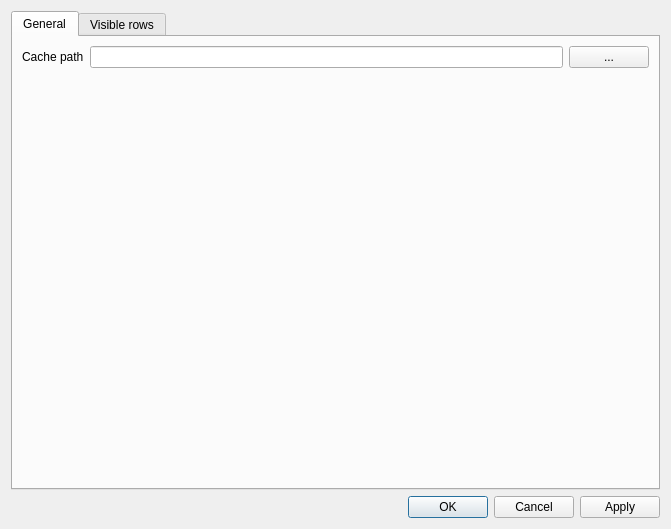
<?xml version="1.0" encoding="UTF-8"?>
<ui version="4.0">
 <class>Preferences</class>
 <widget class="QDialog" name="Preferences">
  <property name="geometry">
   <rect>
    <x>0</x>
    <y>0</y>
    <width>671</width>
    <height>529</height>
   </rect>
  </property>
  <property name="windowTitle">
   <string>Preferences</string>
  </property>
  <property name="modal">
   <bool>true</bool>
  </property>
  <layout class="QGridLayout" name="gridLayout">
   <item row="0" column="0">
    <widget class="QTabWidget" name="tabWidget">
     <property name="currentIndex">
      <number>0</number>
     </property>
     <widget class="QWidget" name="tabGeneral">
      <attribute name="title">
       <string>General</string>
      </attribute>
      <layout class="QGridLayout" name="gridLayout_2">
       <item row="0" column="1">
        <widget class="QLineEdit" name="txtCachePath">
         <property name="enabled">
          <bool>true</bool>
         </property>
        </widget>
       </item>
       <item row="1" column="0" colspan="3">
        <spacer name="verticalSpacer">
         <property name="orientation">
          <enum>Qt::Vertical</enum>
         </property>
         <property name="sizeHint" stdset="0">
          <size>
           <width>20</width>
           <height>40</height>
          </size>
         </property>
        </spacer>
       </item>
       <item row="0" column="0">
        <widget class="QLabel" name="lblCachePath">
         <property name="text">
          <string>Cache path</string>
         </property>
        </widget>
       </item>
       <item row="0" column="2">
        <widget class="QPushButton" name="btnCachePath">
         <property name="text">
          <string>...</string>
         </property>
        </widget>
       </item>
      </layout>
     </widget>
     <widget class="QWidget" name="tabVisibleRows">
      <attribute name="title">
       <string>Visible rows</string>
      </attribute>
      <layout class="QGridLayout" name="gridLayout_3">
       <item row="1" column="0">
        <widget class="QListWidget" name="lstSearchItems">
         <property name="selectionMode">
          <enum>QAbstractItemView::MultiSelection</enum>
         </property>
        </widget>
       </item>
       <item row="1" column="2">
        <widget class="QListWidget" name="lstPlaylistItems">
         <property name="selectionMode">
          <enum>QAbstractItemView::MultiSelection</enum>
         </property>
        </widget>
       </item>
       <item row="0" column="0">
        <widget class="QLabel" name="lblSearchItems">
         <property name="text">
          <string>Search results</string>
         </property>
         <property name="alignment">
          <set>Qt::AlignCenter</set>
         </property>
        </widget>
       </item>
       <item row="0" column="2">
        <widget class="QLabel" name="lblPlaylistItems">
         <property name="text">
          <string>Playlist</string>
         </property>
         <property name="alignment">
          <set>Qt::AlignCenter</set>
         </property>
        </widget>
       </item>
      </layout>
     </widget>
    </widget>
   </item>
   <item row="1" column="0">
    <layout class="QGridLayout" name="grpButtons">
     <item row="0" column="0">
      <widget class="QDialogButtonBox" name="buttonBox">
       <property name="standardButtons">
        <set>QDialogButtonBox::Apply|QDialogButtonBox::Cancel|QDialogButtonBox::Ok</set>
       </property>
      </widget>
     </item>
    </layout>
   </item>
  </layout>
 </widget>
 <resources/>
 <connections>
  <connection>
   <sender>buttonBox</sender>
   <signal>clicked(QAbstractButton*)</signal>
   <receiver>Preferences</receiver>
   <slot>buttonBoxClicked(QAbstractButton*)</slot>
   <hints>
    <hint type="sourcelabel">
     <x>335</x>
     <y>502</y>
    </hint>
    <hint type="destinationlabel">
     <x>335</x>
     <y>264</y>
    </hint>
   </hints>
  </connection>
  <connection>
   <sender>btnCachePath</sender>
   <signal>clicked()</signal>
   <receiver>Preferences</receiver>
   <slot>editCachePath()</slot>
   <hints>
    <hint type="sourcelabel">
     <x>610</x>
     <y>56</y>
    </hint>
    <hint type="destinationlabel">
     <x>335</x>
     <y>264</y>
    </hint>
   </hints>
  </connection>
 </connections>
 <slots>
  <slot>buttonBoxClicked(QAbstractButton*)</slot>
  <slot>editCachePath()</slot>
 </slots>
</ui>
